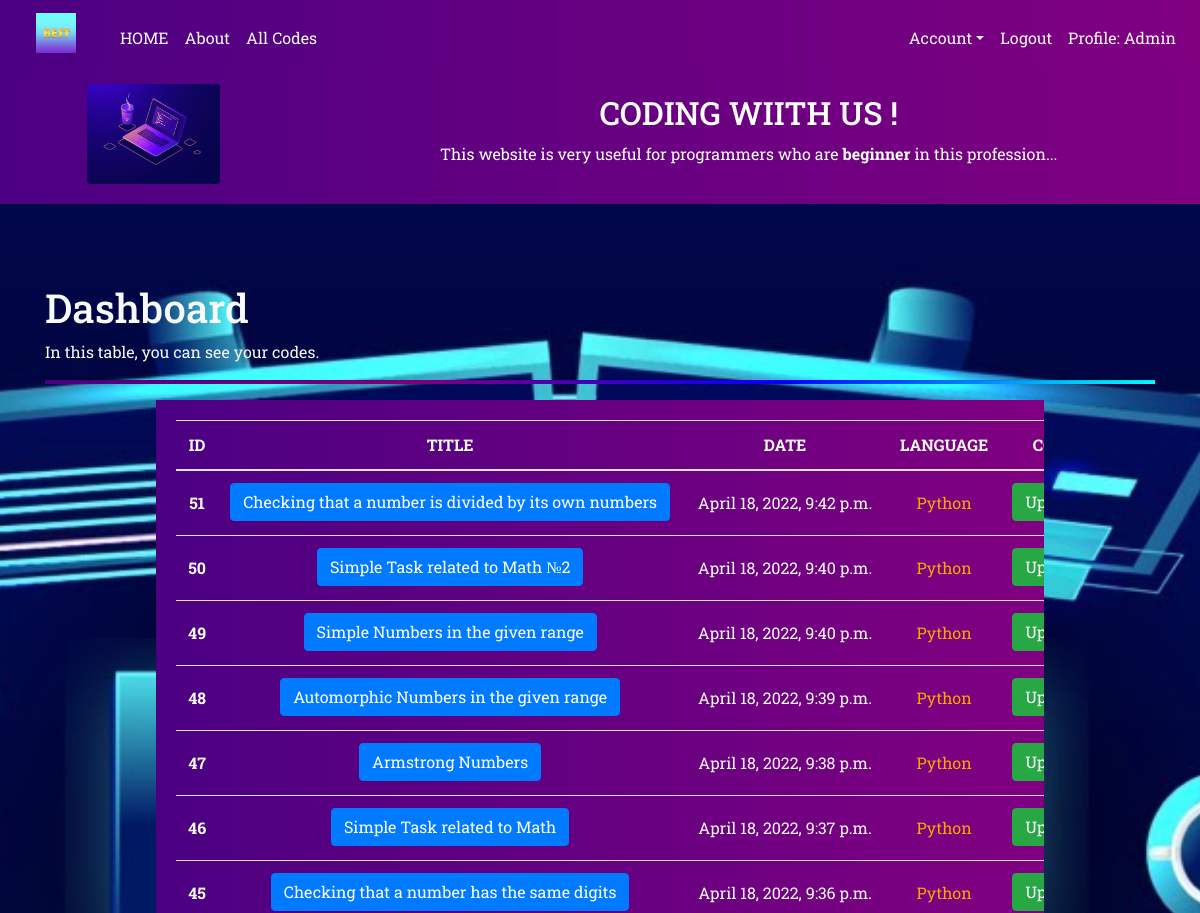
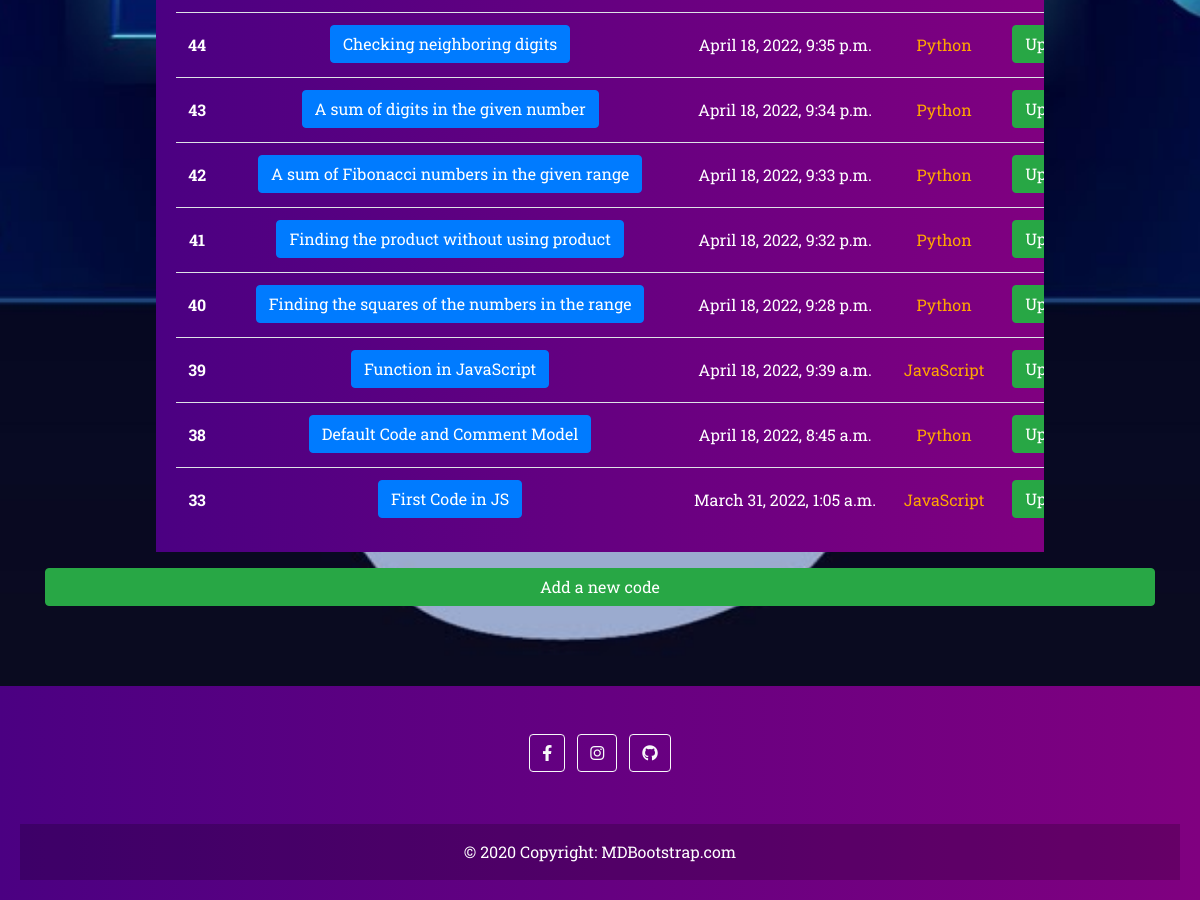
/code/dashboard/ (signed in), run on the app's committed database (2 pictures, top to bottom).
### code/models.py (models this page shows, shortened)
class Code(models.Model):
    author = models.ForeignKey(User, on_delete=models.CASCADE, related_name="codes")
    title = models.CharField(max_length = 100)
    code = RichTextField()
    choices = [
        ("Java", "Java"),
        ("Python", "Python"),
        ("C#", "C#"),
        ("C++", "C++"),
        ("C", "C"),
        ("JavaScript", "JavaScript"),
        ("HtmlCss", "HtmlCss")
    ]
    code_language = models.CharField(max_length = 10, choices=choices)
    code_created_date = models.DateTimeField(auto_now_add=True)
    class Meta:
        ordering = ["-code_created_date"]

### code/views.py (the view)
# urls.py: path('dashboard/', views.dashboard, name="dashboard"),
@login_required(login_url="userprofile:login")
def dashboard(request):
    codes = Code.objects.filter(author = request.user)
    content = {
        "codes" : codes,
    }
    return render(request, "dashboard.html", content)

### templates/dashboard.html (shortened to what this page needs)
{% extends 'layout.html' %}
{% load static %}
{% block body %}
<div class="container">
    <h1 class="text-light">Dashboard</h1>
    <p class="text-light">In this table, you can see your codes.</p>
    <hr style="height: 3px; background: linear-gradient(to right, indigo, purple, blue, cyan);">
    {% if codes %}
    <table class="table table-responsive mx-auto">
        <thead>
            <tr>
                <th>ID</th>
                <th>TITLE</th>
                <th>DATE</th>
                <th>LANGUAGE</th>
                <th colspan="2">CONFIGURATION</th>
            </tr>
        </thead>
        <tbody>
            {% for code in codes %}
            <tr>
                <th scope="row" style="line-height: 40px;">{{code.id}}</th>
                <td><a href="{% url 'code:detail' code.id %}" class="btn btn-primary">{{code.title}}</a></td>
                <td style="white-space: nowrap; line-height: 40px;">{{code.code_created_date}}</td>
                <td style="line-height: 40px;"><a href="{% url 'languages:detail' code.code_language %}" style="color: orange; text-decoration: none;">{{code.code_language}}</a></td>
                <td><a href="{% url 'code:update' code.id %}" class="btn btn-success">Update</a></td>
            </tr>
            {% endfor %}
        </tbody>
    </table>
    {% else %}
        <div class="alert alert-danger">You haven't created any code yet...</div>
    {% endif %}
    <a href="{% url 'code:addNewCode' %}" class="btn btn-success d-block">Add a new code</a>
</div>
{% endblock %}

### templates/includes/navbar.html (shortened to what this page needs)
{% load static %}
<nav class="navbar navbar-expand-md fixed" >
    <a href="{% url 'index' %}" class="navbar-brand" style="height: 50px;">
        <span><img src="{% static 'images/brand.png' %}" alt="The Best Website" class="h-100" style="margin-left: 20px;"></span>
    </a>
    <div class="collapse navbar-collapse text-left mynavbar" style="padding-left: 20px; padding-top: 10px;" id="navbar">
        <ul class="navbar-nav mr-auto">
           <li class="nav-item"><a class="nav-link text-light active" href="{% url 'index' %}">HOME</a></li>
           <li class="nav-item"><a class="nav-link text-light" href="{% url 'about' %}">About</a></li>
           <li class="nav-item"><a class="nav-link text-light" href="{% url 'code:codes' %}">All Codes</a></li>
        </ul>
        <ul class="navbar-nav" style="margin-left: auto;">
            {% if request.user.is_authenticated %}
            <li class="nav-item dropdown">
               <a class="nav-link text-light dropdown-toggle" data-toggle="dropdown" href="#">Account</a>
            </li>
            <li class="nav-item "><a class="nav-link text-light" href="{% url 'userprofile:logout' %}">Logout</a></li>
            <li class="nav-item"><a href="{% url 'userprofile:profileDetail' %}" class="nav-link text-light ">Profile: {{request.user.username}}</a></li>
            {% else %}
            <li class="nav-item "><a class="nav-link text-light" href="{% url 'userprofile:register' %}">Register</a></li>
            <li class="nav-item "><a class="nav-link text-light" href="{% url 'userprofile:login' %}">Login</a></li>
            {% endif %}
        </ul>
    </div>
</nav>
<br>
<br>
<div class="row header mt-3">
    <div class="col-sm-3 programming">
        <img src="{% static 'images/programming.jpg' %}" alt="" class="rounded">
    </div>
   <div class="col-sm-9">
    <h2>CODING WIITH US !</h2>
    <p>This website is very useful for programmers who are <strong>beginner</strong> in this profession...</p>
   </div>
</div>

### static/style.css (style rules this page uses)
* { font-family: "Roboto Slab"; box-sizing: border-box; }
html { height: 100%; width: 100%; }
body { overflow-x: hidden; height: 100%; width: 100%; }
.header, nav, .table { background: linear-gradient(to right, indigo 0%,purple 25%,blue 50%,cyan 100% ); text-align: center; padding: 20px; color: white; animation: Animation 4s ease infinite; background-size: 400% 400%; }
.fixed { position: fixed; width: 100%; z-index: 2; top:0; }
.header h2 { margin: 10px; }
.programming { height: 100px; }
.programming img { height: 100%; }

### templates/dashboard.html (style rules this page uses)
.table { width: 80%; }

### data on the page
Code: id "51", title "Checking that a number is divided by its own numbers", code_created_date "April 18, 2022, 9:42 p.m.", code_language "Python"
Code: id "50", title "Simple Task related to Math №2", code_created_date "April 18, 2022, 9:40 p.m.", code_language "Python"
Code: id "49", title "Simple Numbers in the given range", code_created_date "April 18, 2022, 9:40 p.m.", code_language "Python"
Code: id "48", title "Automorphic Numbers in the given range", code_created_date "April 18, 2022, 9:39 p.m.", code_language "Python"
Code: id "47", title "Armstrong Numbers", code_created_date "April 18, 2022, 9:38 p.m.", code_language "Python"
Code: id "46", title "Simple Task related to Math", code_created_date "April 18, 2022, 9:37 p.m.", code_language "Python"
Code: id "45", title "Checking that a number has the same digits", code_created_date "April 18, 2022, 9:36 p.m.", code_language "Python"
Code: id "44", title "Checking neighboring digits", code_created_date "April 18, 2022, 9:35 p.m.", code_language "Python"
Code: id "43", title "A sum of digits in the given number", code_created_date "April 18, 2022, 9:34 p.m.", code_language "Python"
Code: id "42", title "A sum of Fibonacci numbers in the given range", code_created_date "April 18, 2022, 9:33 p.m.", code_language "Python"
Code: id "41", title "Finding the product without using product", code_created_date "April 18, 2022, 9:32 p.m.", code_language "Python"
Code: id "40", title "Finding the squares of the numbers in the range", code_created_date "April 18, 2022, 9:28 p.m.", code_language "Python"
Code: id "39", title "Function in JavaScript", code_created_date "April 18, 2022, 9:39 a.m.", code_language "JavaScript"
Code: id "38", title "Default Code and Comment Model", code_created_date "April 18, 2022, 8:45 a.m.", code_language "Python"
Code: id "33", title "First Code in JS", code_created_date "March 31, 2022, 1:05 a.m.", code_language "JavaScript"

### other printed values
{{ request.user.username }} "Admin"
